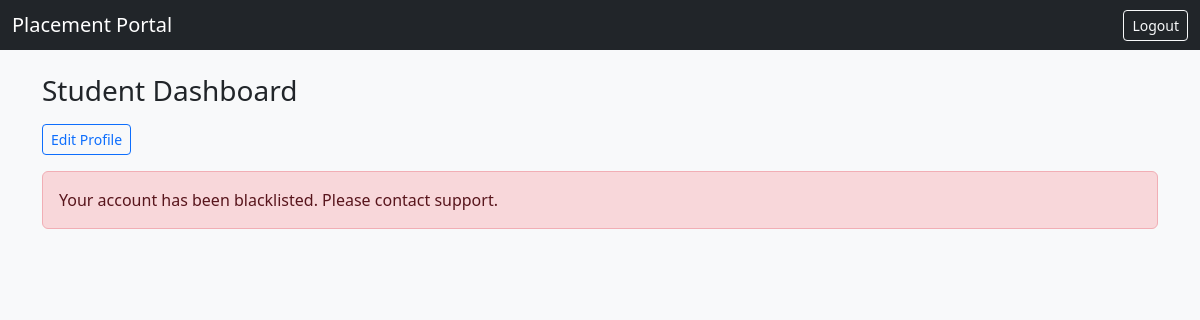
Before: /dashboard (signed in) with the older database file.
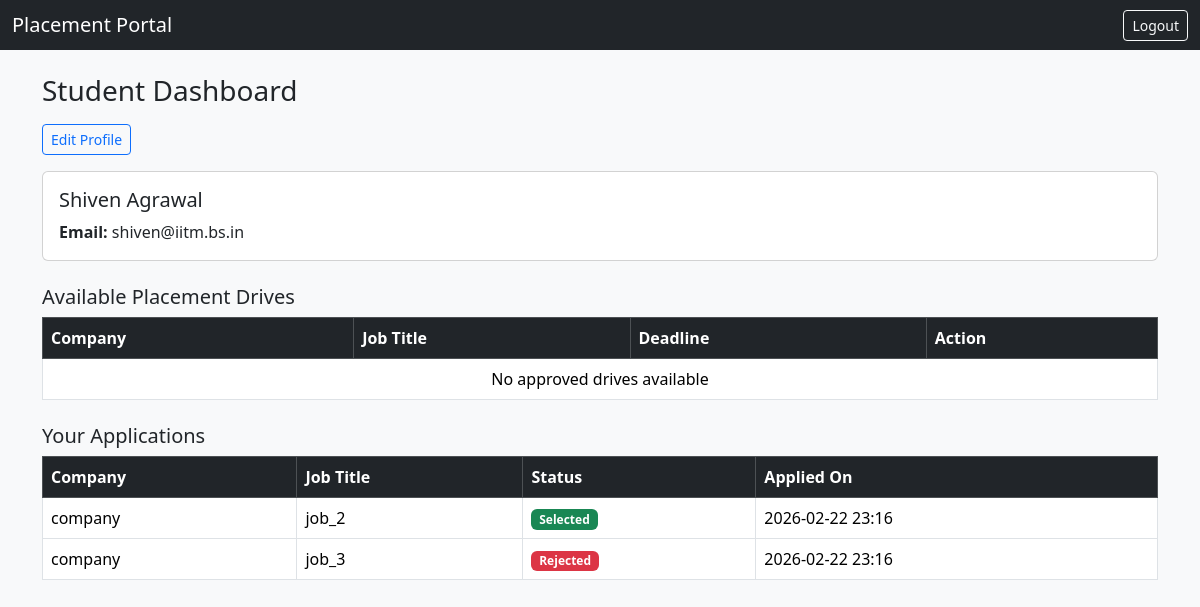
After: the same page with the newer database file.
### dp.py (models this page shows)
class Student(db.Model):
    __tablename__ = "students"
    id = db.Column(db.Integer, primary_key=True)
    user_id = db.Column(
        db.Integer, db.ForeignKey("users.id"), nullable=False
    )
    name = db.Column(db.String(100), nullable=False)
    status = db.Column(db.String(20), default="Pending")
    blacklisted = db.Column(db.Boolean, default=False)

class User(UserMixin, db.Model):
    __tablename__ = "users"
    id = db.Column(db.Integer, primary_key=True)
    email = db.Column(db.String(120), unique=True, nullable=False)
    password = db.Column(db.String(200), nullable=False)
    role = db.Column(db.String(20), nullable=False)
    student_profile = db.relationship(
        "Student", backref="user"
    )
    company_profile = db.relationship(
        "Company", backref="user"
    )

class Application(db.Model):
    __tablename__ = "applications"
    id = db.Column(db.Integer, primary_key=True)
    student_id = db.Column(
        db.Integer, db.ForeignKey("students.id"), nullable=False
    )
    drive_id = db.Column(
        db.Integer, db.ForeignKey("placement_drives.id"), nullable=False
    )
    appl_date = db.Column(db.DateTime, default=datetime.now(india_timezone))
    status = db.Column(db.String(20), default="Applied")
    student = db.relationship("Student", backref="applications")
    __table_args__ = (
        db.UniqueConstraint("student_id", "drive_id"),
    )

class Company(db.Model):
    __tablename__ = "companies"
    id = db.Column(db.Integer, primary_key=True)
    user_id = db.Column(
        db.Integer, db.ForeignKey("users.id"), nullable=False
    )
    company_name = db.Column(db.String(150), nullable=False)
    hr_contact = db.Column(db.String(100))
    website = db.Column(db.String(150))
    status = db.Column(db.String(20), default="Pending")
    blacklisted = db.Column(db.Boolean, default=False)

class PlacementDrive(db.Model):
    __tablename__ = "placement_drives"
    id = db.Column(db.Integer, primary_key=True)
    company_id = db.Column(
        db.Integer, db.ForeignKey("companies.id"), nullable=False
    )
    job_title = db.Column(db.String(150), nullable=False)
    job_description = db.Column(db.String(2000))
    eligibility = db.Column(db.String(2000))
    deadline = db.Column(db.Date)
    status = db.Column(db.String(20), default="Pending")
    company = db.relationship("Company", backref="drives")
    applications = db.relationship("Application", backref="drive", cascade="all, delete" )

### app.py (the view, shortened to what this page needs)
@app.route('/dashboard')
@login_required
def dashboard():
    if current_user.role == "admin":
        return render_template("admin.html")
    elif current_user.role == "student":
        student = Student.query.filter_by(user_id=current_user.id).first()
        applications = student.applications
        temp = sorted(PlacementDrive.query.filter_by(status="Open").all(), key=lambda d: d.deadline)
        applied_drive_ids = {app.drive_id for app in student.applications}
        drives = [ drive for drive in temp if drive.id not in applied_drive_ids ]
        if not student:
            abort(403)
        return render_template("student_dashboard.html", student=student, drives=drives, applications=applications)
    else:
        abort(403)

### app.py (called while the page is built)
@login_manager.user_loader
def load_user(user_id):
    return User.query.get(int(user_id))

### templates/student_dashboard.html (shortened to what this page needs)
{% extends "index.html" %}
{% block content %}
<h3 class="mb-3">Student Dashboard</h3>
<div class="mb-3">
    <a href="/student/profile/edit" class="btn btn-outline-primary btn-sm">Edit Profile</a>
</div>
{% if student.blacklisted %}
<div class="alert alert-danger">
    Your account has been blacklisted. Please contact support.
</div>
{% elif student.status == "Pending" %}
<div class="alert alert-warning">
    Your account is pending admin approval. Please wait.
</div>
{% else %}
<div class="card mb-4">
    <div class="card-body">
        <h5 class="card-title">{{ student.name }}</h5>
        <p class="mb-0"><strong>Email:</strong> {{ student.user.email }}</p>
    </div>
</div>
<h5>Available Placement Drives</h5>
<table class="table table-bordered mb-4">
    <thead class="table-dark">
        <tr>
            <th>Company</th>
            <th>Job Title</th>
            <th>Deadline</th>
            <th>Action</th>
        </tr>
    </thead>
    <tbody>
        {% for drive in drives %}
        <tr>
            <td>{{ drive.company.company_name }}</td>
            <td>{{ drive.job_title }}</td>
            <td>{{ drive.deadline }}</td>
            <td>
                <form method="POST"
                      action="/student/apply/{{ drive.id }}">
                    <button class="btn btn-sm btn-primary">
                        Apply
                    </button>
                </form>
            </td>
        </tr>
        {% else %}
        <tr>
            <td colspan="4" class="text-center">
                No approved drives available
            </td>
        </tr>
        {% endfor %}
    </tbody>
</table>
<h5>Your Applications</h5>
<table class="table table-bordered">
    <thead class="table-dark">
        <tr>
            <th>Company</th>
            <th>Job Title</th>
            <th>Status</th>
            <th>Applied On</th>
        </tr>
    </thead>
    <tbody>
        {% for application in applications %}
        <tr>
            <td>{{ application.drive.company.company_name }}</td>
            <td>{{ application.drive.job_title }}</td>
            <td>
                {% if application.status == "Applied" %}
                    <span class="badge bg-info">Applied</span>
                {% elif application.status == "Shortlisted" %}
                    <span class="badge bg-warning">Shortlisted</span>
                {% elif application.status == "Selected" %}
                    <span class="badge bg-success">Selected</span>
                {% elif application.status == "Rejected" %}
                    <span class="badge bg-danger">Rejected</span>
                {% endif %}
            </td>
            <td>{{ application.appl_date.strftime('%Y-%m-%d %H:%M') }}</td>
        </tr>
        {% else %}
        <tr>
            <td colspan="4" class="text-center">
                No applications yet
            </td>
        </tr>
        {% endfor %}
    </tbody>
</table>
{% endif %}
{% endblock %}

Changed rows visible on the page:
now on this page (row edited): Student: name "Shiven Agrawal"
changed Student: blacklisted True → False (drawn)
now on this page (row unchanged): User: user.email "shiven@iitm.bs.in"
now on this page (row unchanged): Application: drive.company.company_name "company", drive.job_title "job_2", status "Selected", appl_date "2026-02-22 23:16"
now on this page (row unchanged): Application: drive.company.company_name "company", drive.job_title "job_3", status "Rejected", appl_date "2026-02-22 23:16"
Other visible differences:
text no longer shown: "Your account has been blacklisted. Please contact support."
text now shown: "Email: Available Placement Drives Company Job Title Deadline Action No approved drives available Your Applications Company Job Title Status Applied On"
